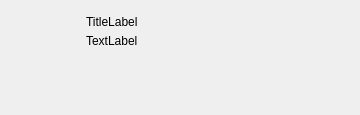
<?xml version="1.0" encoding="UTF-8"?>
<ui version="4.0">
 <class>MessageDialogWidget</class>
 <widget class="QDialog" name="MessageDialogWidget">
  <property name="windowModality">
   <enum>Qt::ApplicationModal</enum>
  </property>
  <property name="geometry">
   <rect>
    <x>0</x>
    <y>0</y>
    <width>360</width>
    <height>115</height>
   </rect>
  </property>
  <property name="sizePolicy">
   <sizepolicy hsizetype="Minimum" vsizetype="Minimum">
    <horstretch>0</horstretch>
    <verstretch>0</verstretch>
   </sizepolicy>
  </property>
  <property name="maximumSize">
   <size>
    <width>360</width>
    <height>16777215</height>
   </size>
  </property>
  <property name="windowTitle">
   <string>Horizon</string>
  </property>
  <property name="modal">
   <bool>true</bool>
  </property>
  <layout class="QVBoxLayout" name="verticalLayout">
   <property name="spacing">
    <number>5</number>
   </property>
   <property name="leftMargin">
    <number>5</number>
   </property>
   <property name="topMargin">
    <number>5</number>
   </property>
   <property name="rightMargin">
    <number>5</number>
   </property>
   <property name="bottomMargin">
    <number>5</number>
   </property>
   <item>
    <widget class="QWidget" name="container" native="true">
     <layout class="QVBoxLayout" name="verticalLayout_2">
      <property name="spacing">
       <number>5</number>
      </property>
      <property name="leftMargin">
       <number>10</number>
      </property>
      <property name="topMargin">
       <number>10</number>
      </property>
      <property name="rightMargin">
       <number>10</number>
      </property>
      <property name="bottomMargin">
       <number>10</number>
      </property>
      <item>
       <layout class="QHBoxLayout" name="infoLayout">
        <property name="spacing">
         <number>15</number>
        </property>
        <property name="leftMargin">
         <number>0</number>
        </property>
        <property name="topMargin">
         <number>0</number>
        </property>
        <property name="rightMargin">
         <number>0</number>
        </property>
        <property name="bottomMargin">
         <number>0</number>
        </property>
        <item>
         <widget class="QWidget" name="iconBox" native="true">
          <property name="minimumSize">
           <size>
            <width>56</width>
            <height>56</height>
           </size>
          </property>
          <property name="maximumSize">
           <size>
            <width>56</width>
            <height>56</height>
           </size>
          </property>
         </widget>
        </item>
        <item>
         <layout class="QVBoxLayout" name="textLayout">
          <property name="spacing">
           <number>5</number>
          </property>
          <property name="leftMargin">
           <number>0</number>
          </property>
          <property name="topMargin">
           <number>0</number>
          </property>
          <property name="rightMargin">
           <number>0</number>
          </property>
          <property name="bottomMargin">
           <number>0</number>
          </property>
          <item>
           <widget class="QLabel" name="titleLabel">
            <property name="sizePolicy">
             <sizepolicy hsizetype="Preferred" vsizetype="Preferred">
              <horstretch>0</horstretch>
              <verstretch>0</verstretch>
             </sizepolicy>
            </property>
            <property name="text">
             <string>TitleLabel</string>
            </property>
           </widget>
          </item>
          <item>
           <widget class="QLabel" name="messageLabel">
            <property name="sizePolicy">
             <sizepolicy hsizetype="Preferred" vsizetype="Expanding">
              <horstretch>0</horstretch>
              <verstretch>0</verstretch>
             </sizepolicy>
            </property>
            <property name="text">
             <string>TextLabel</string>
            </property>
            <property name="alignment">
             <set>Qt::AlignLeading|Qt::AlignLeft|Qt::AlignTop</set>
            </property>
            <property name="wordWrap">
             <bool>true</bool>
            </property>
           </widget>
          </item>
         </layout>
        </item>
       </layout>
      </item>
      <item>
       <layout class="QHBoxLayout" name="horizontalLayout">
        <property name="spacing">
         <number>0</number>
        </property>
        <property name="leftMargin">
         <number>0</number>
        </property>
        <property name="topMargin">
         <number>0</number>
        </property>
        <property name="rightMargin">
         <number>0</number>
        </property>
        <property name="bottomMargin">
         <number>0</number>
        </property>
        <item>
         <spacer name="horizontalSpacer">
          <property name="orientation">
           <enum>Qt::Horizontal</enum>
          </property>
          <property name="sizeHint" stdset="0">
           <size>
            <width>40</width>
            <height>20</height>
           </size>
          </property>
         </spacer>
        </item>
        <item>
         <layout class="QHBoxLayout" name="buttonLayout">
          <property name="spacing">
           <number>5</number>
          </property>
          <property name="leftMargin">
           <number>0</number>
          </property>
          <property name="topMargin">
           <number>0</number>
          </property>
          <property name="rightMargin">
           <number>0</number>
          </property>
         </layout>
        </item>
       </layout>
      </item>
     </layout>
    </widget>
   </item>
  </layout>
 </widget>
 <resources/>
 <connections/>
</ui>
